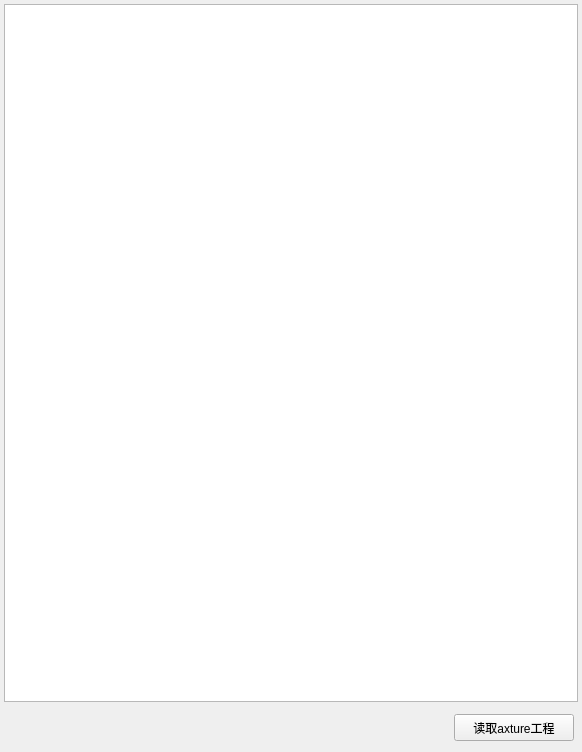
<?xml version="1.0" encoding="UTF-8"?>
<ui version="4.0">
 <class>Widget</class>
 <widget class="QWidget" name="Widget">
  <property name="geometry">
   <rect>
    <x>0</x>
    <y>0</y>
    <width>582</width>
    <height>752</height>
   </rect>
  </property>
  <property name="windowTitle">
   <string>Widget</string>
  </property>
  <layout class="QVBoxLayout" name="verticalLayout">
   <property name="leftMargin">
    <number>4</number>
   </property>
   <property name="topMargin">
    <number>4</number>
   </property>
   <property name="rightMargin">
    <number>4</number>
   </property>
   <property name="bottomMargin">
    <number>4</number>
   </property>
   <item>
    <widget class="QTextBrowser" name="progressRecord"/>
   </item>
   <item>
    <widget class="QWidget" name="widget" native="true">
     <property name="minimumSize">
      <size>
       <width>0</width>
       <height>40</height>
      </size>
     </property>
     <layout class="QHBoxLayout" name="horizontalLayout">
      <property name="leftMargin">
       <number>4</number>
      </property>
      <property name="topMargin">
       <number>4</number>
      </property>
      <property name="rightMargin">
       <number>4</number>
      </property>
      <property name="bottomMargin">
       <number>4</number>
      </property>
      <item>
       <spacer name="horizontalSpacer">
        <property name="orientation">
         <enum>Qt::Horizontal</enum>
        </property>
        <property name="sizeHint" stdset="0">
         <size>
          <width>437</width>
          <height>20</height>
         </size>
        </property>
       </spacer>
      </item>
      <item>
       <widget class="QPushButton" name="chooseAxtureProject">
        <property name="minimumSize">
         <size>
          <width>120</width>
          <height>27</height>
         </size>
        </property>
        <property name="text">
         <string>读取axture工程</string>
        </property>
       </widget>
      </item>
     </layout>
    </widget>
   </item>
  </layout>
 </widget>
 <layoutdefault spacing="6" margin="11"/>
 <resources/>
 <connections/>
</ui>
